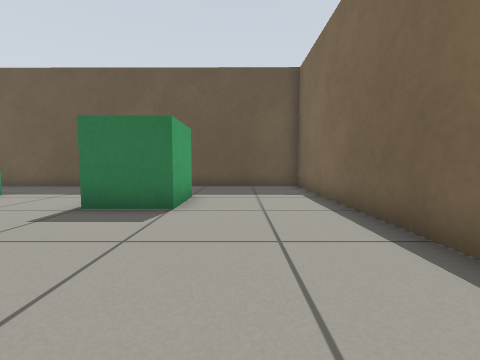
View 1 (above)

24 first-person views from a walk through a Gazebo world. The camera is 0.5 m above the floor, tilts 4° down and sees 90° across. The floor is counted in squares, 0.5 m on a side. Each view is taken from the middle of a square. On the plan, view 1 faces up. The plan holds only what a view shows up to about 10 squares ahead; the rest is blank.

View 2
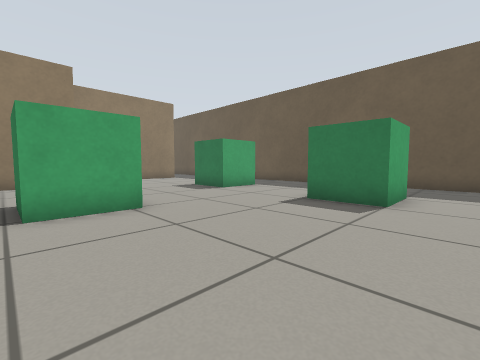

View 3
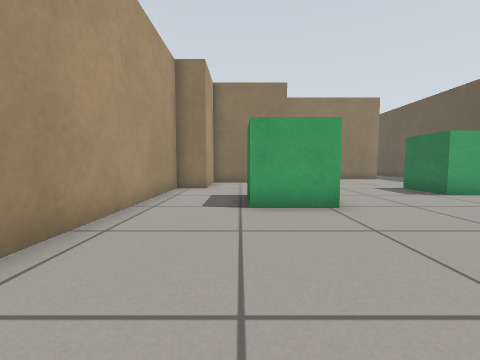

View 4
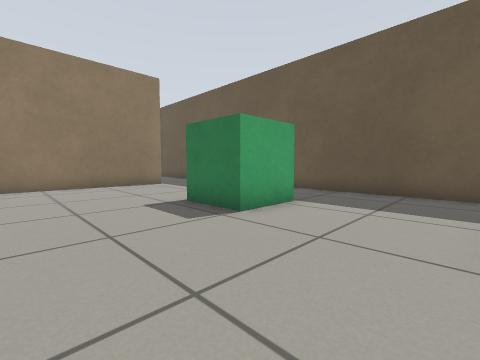

View 5
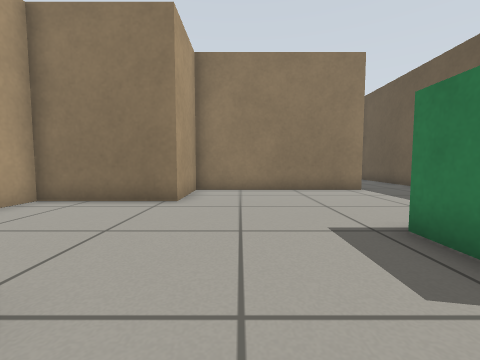

View 6
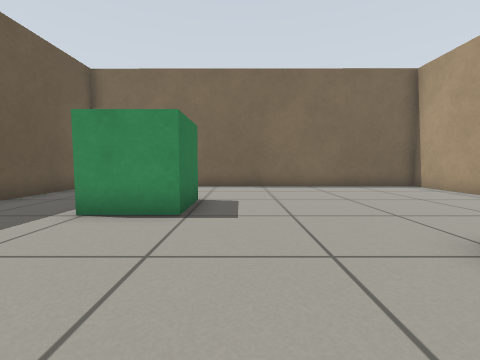

View 7
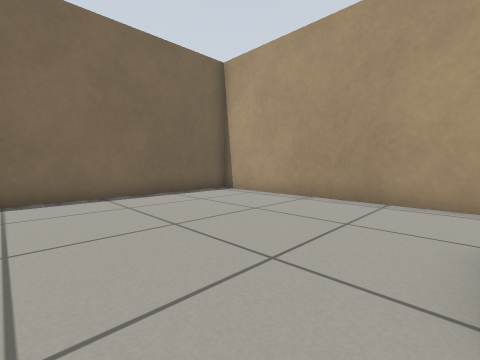

View 8
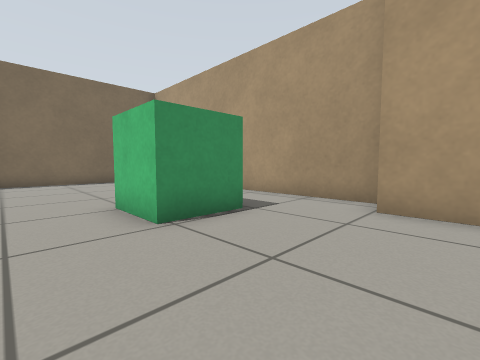

View 9
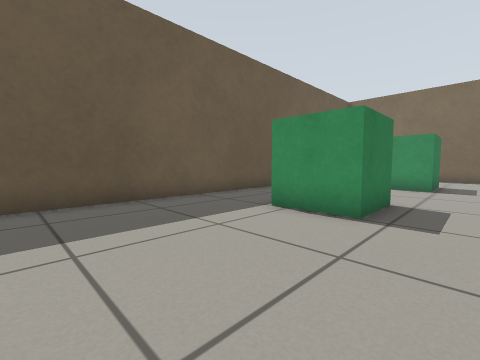

View 10
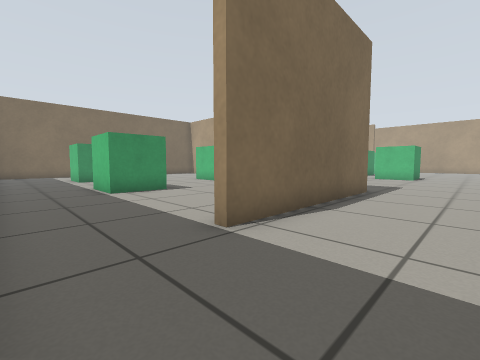

View 11
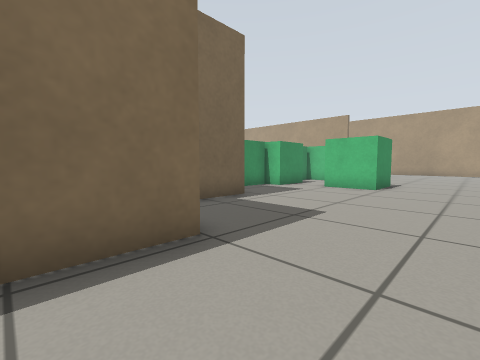

View 12
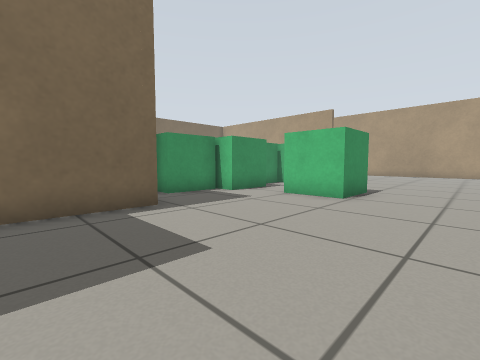

View 13
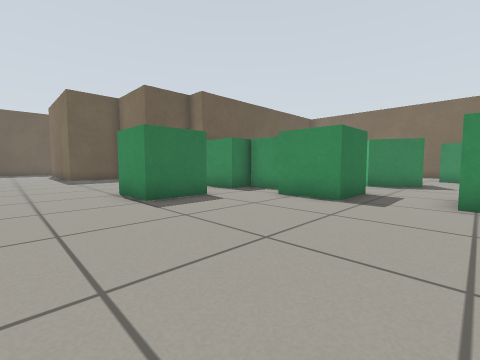

View 14
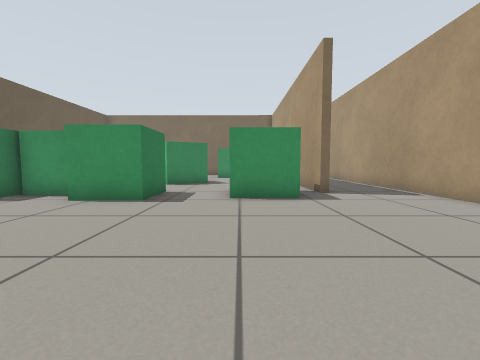

View 15
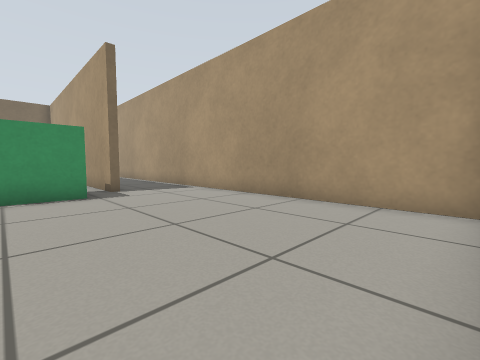

View 16
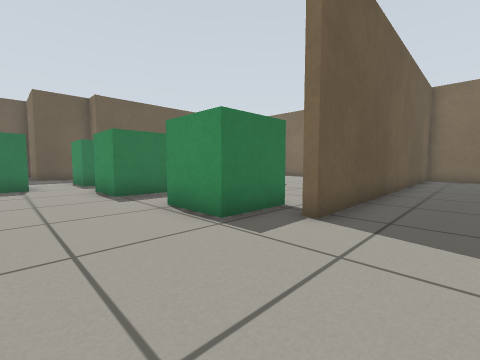

View 17
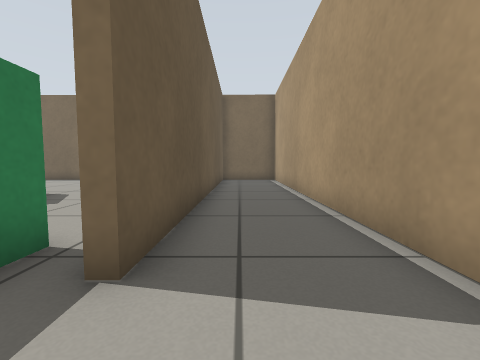

View 18
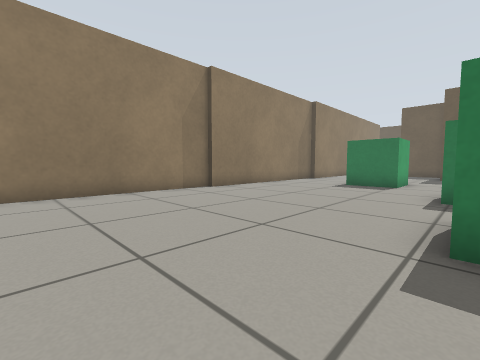

View 19
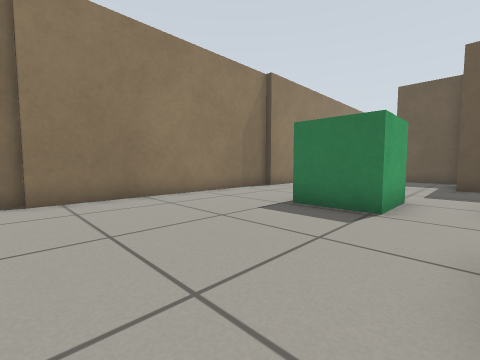

View 20
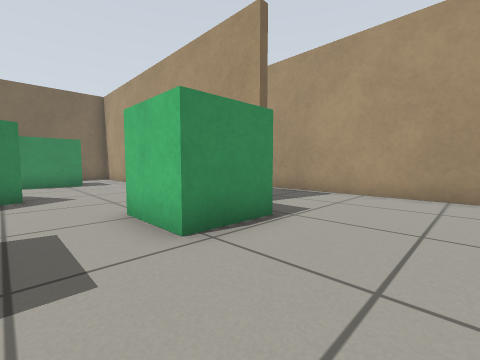

View 21
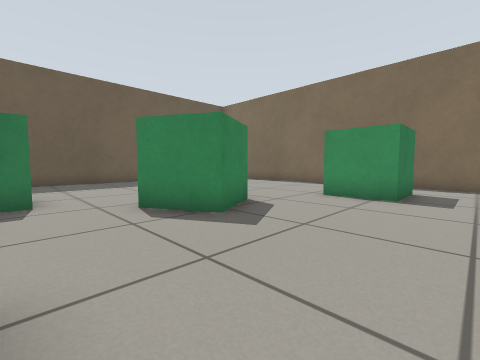

View 22
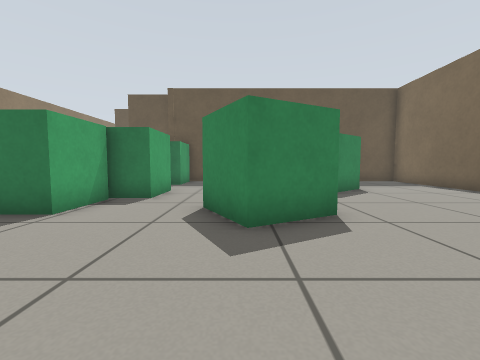

View 23
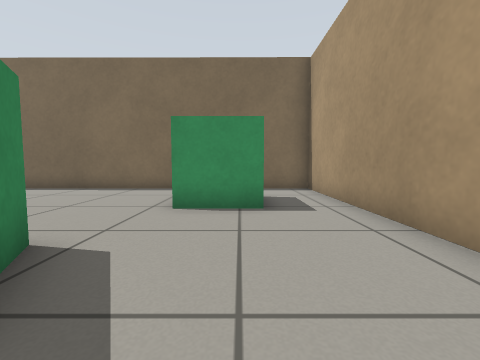

View 24
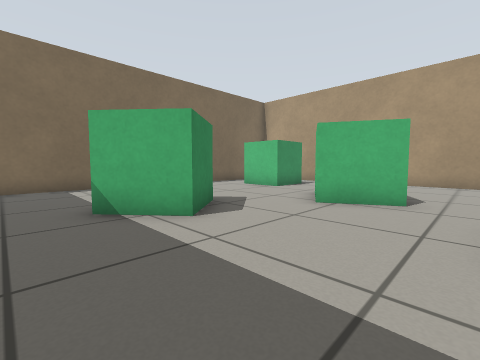

### Floor plan
Points are (right, up) in squares from view 1. A wall is a line through its corners. A room is listed if a view was taken in it or the views show most of it. See-through windows are left out.
Room 1 (views 1, 2, 3, 4, 5, 6, 7, 8, 9)
walls: (-15, 7.5) (-15, 1.4) (-12.3, 1.4) (-12.3, -2.4) (-9.6, -2.4) (-9.6, -3.5) (2.4, -3.5) (2.5, 10.1); (2.2, 10.3) (-14.1, 10.4)
ways out: opening at (-15, 9) to room 2
objects: green box (-9, 6) to (-8, 7); green box (-7, -1) to (-6, 1); green box (-3, 5) to (-2, 7)
Room 2 (views 10, 11, 12, 13, 14, 15, 16, 17, 18, 19, 20, 21, 22, 23, 24)
walls: (-7.8, -3.8) (-8.9, -3.8); (-11.9, -2.6) (-12.6, -2.6) (-12.6, 0.1); (-10.1, -17.7) (-6.3, -17.7); (-4.4, -17.7) (2.4, -17.7) (2.4, -5); (-19, -6.6) (-19, -13.8); (-19.3, -13.6) (-19.3, -20.1); (-1.5, -18) (-10.1, -18); (-15.3, 1) (-15.3, 7.5) (-15, 7.5); (-19.1, -21) (-1.7, -21)
ways out: opening at (-15, 9) to room 1
objects: green box (-15, -9) to (-14, -7); green box (-11, -16) to (-9, -15); green box (-11, -12) to (-10, -10); green box (-11, -8) to (-11, -6); green box (-11, -5) to (-10, -4); green box (-10, -10) to (-9, -8); green box (-7, -13) to (-4, -11); green box (-4, -9) to (-2, -6); green box (-2, -15) to (0, -14)

Positions as (right, up) in squares from view 1, and headings:
1: (0, 0), facing up
2: (0, -1), facing up-left
3: (0, -1), facing left
4: (-4, 2), facing up-left
5: (-6, 3), facing left
6: (-8, 4), facing right
7: (-5, 3), facing down-right
8: (-11, 3), facing down-right
9: (-14, 4), facing up-right
10: (-18, 10), facing down-right
11: (-18, 3), facing down-right
12: (-18, 0), facing down-right
13: (-18, -15), facing up-right
14: (-18, -15), facing right
15: (-19, -15), facing down-right
16: (-14, -20), facing up-right
17: (-12, -19), facing right
18: (-11, -20), facing up-left
19: (-12, -14), facing up-left
20: (-14, -13), facing down-right
21: (-9, -17), facing up-right
22: (-6, -17), facing up
23: (-7, -15), facing right
24: (-8, -5), facing down-right
